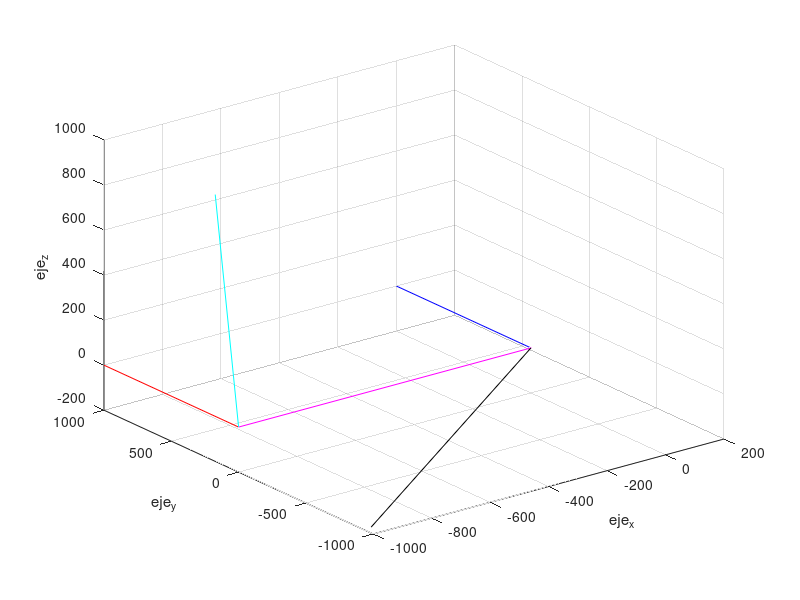
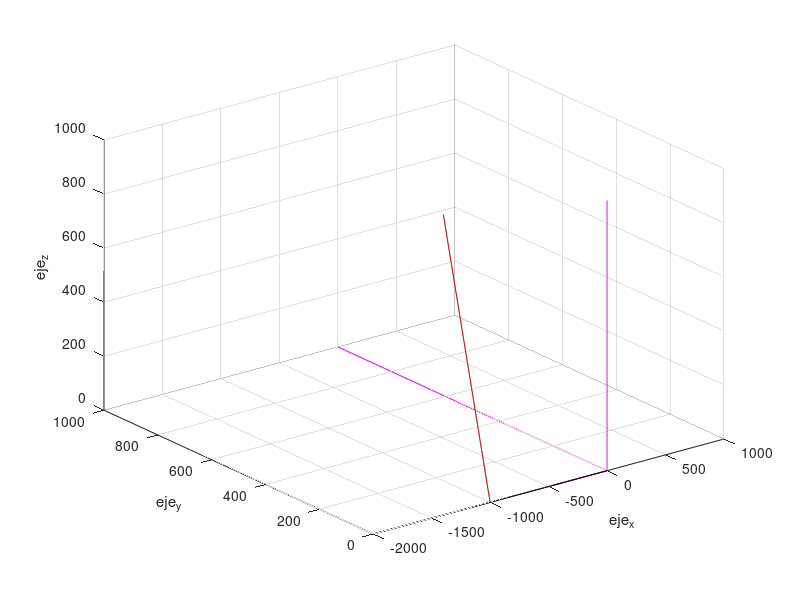

Write the MATLAB code that produced these figures, in order.

clear all;
clc;


theta=-360:0.01:360;
result=zeros(1,4);
result1=zeros(1,4);
result2=zeros(1,4);
y1=zeros(3,length(theta));
cont=1;
cont1=1;
cont2=1;
y1(1,:)=theta;

for i=1:1:length(theta)
y1(2,i)=round(1000*sind(y1(1,i)));
y1(3,i)=cosd(y1(1,i));
end

z12=0;
y12=0;
x12=0;

xi1=0;%rot en z psi 90, -90
xi2=0;%rot en x phi 180, 0
xi3=90;%rot en y theta 180, -90 


xi1a=90;%rot en z psi 180,-10
xi2a=0;%rot en x phi 180,0
xi3a=190;%rot en y theta 180,0

xi1b=0;%rot en z psi 10 , -90
xi2b=0;%rot en x phi 10 , -90
xi3b=0;%rot en y theta 90,-90


%--------Eje coordenado z sistema1-------------



rottz1=[cosd(xi1) -sind(xi1) 0 0;
       sind(xi1) cosd(xi1) 0 0;
       0 0 1 0;
       0 0 0 1];

%--------Eje coordenado x sistema1-------------


rottx1=[1 0 0 0;
       0 cosd(xi2) -sind(xi2) 0;
       0 sind(xi2) cosd(xi2) 0;
       0 0 0 1];
%--------Eje coordenado y sistema1-------------


   
rotty1=[cosd(xi3) 0 sind(xi3) 0;
       0 1 0 0;
       -sind(xi3) 0 cosd(xi3) 0;
       0 0 0 1];

%--------Eje coordenado z sistema2-------------


rottz2=[cosd(xi1a) -sind(xi1a) 0 0;
       sind(xi1a) cosd(xi1a) 0 0;
       0 0 1 0;
       0 0 0 1];


%--------Eje coordenado x sistema2-------------


rottx2=[1 0 0 0;
       0 cosd(xi2a) -sind(xi2a) 0;
       0 sind(xi2a) cosd(xi2a) 0;
       0 0 0 1];

%--------Eje coordenado y sistema2-------------


rotty2=[cosd(xi3a) 0 sind(xi3a) 0;
       0 1 0 0;
       -sind(xi3a) 0 cosd(xi3a) 0;
       0 0 0 1];

%--------Eje coordenado z sistema3-------------


rottz3=[cosd(xi1b) -sind(xi1b) 0 0;
       sind(xi1b) cosd(xi1b) 0 0;
       0 0 1 0;
       0 0 0 1];


%--------Eje coordenado x sistema3-------------


rottx3=[1 0 0 0;
       0 cosd(xi2b) -sind(xi2b) 0;
       0 sind(xi2b) cosd(xi2b) 0;
       0 0 0 1];

%--------Eje coordenado y sistema3-------------


rotty3=[cosd(xi3b) 0 sind(xi3b) 0;
       0 1 0 0;
       -sind(xi3b) 0 cosd(xi3b) 0;
       0 0 0 1];
      
      
   
%------------Matrices de rotacion segun tait bryan------------------

Mr1=rottz1*rotty1*rottx1;%gR1
Mr2=rottz2*rotty2*rottx2;%gR2
Mr3=rottz3*rotty3*rottx3;


pf1=Mr1*[1 0 0 0;0 1 0 0;0 0 1 -1000;0 0 0 1];
pf2=Mr2*[1 0 0 0;0 1 0 0;0 0 1 -1000;0 0 0 1];
pf3=Mr3*[1 0 0 0;0 1 0 0;0 0 1 -1000;0 0 0 1];

Vs=pf1(:,4);%coordenada brazo
Vsa=pf2(:,4);
Vsb=pf3(:,4);
Vsn=[Vs(1)+Vsa(1) Vs(2)+Vsa(2) Vs(3)+Vsa(3)]; %coordenada antebrazo
Vsnn=[Vsn(1)+Vsb(1) Vsn(2)+Vsb(2) Vsn(3)+Vsb(3)]; %coordenada mano

%rotacion del primer segmento por la rotacion en z del segundo segmento

pfz=rottz2*[1 0 0 1000;0 1 0 0;0 0 1 0;0 0 0 1]; % rotar el segundo segmento y desplazar en x
Vsz=pfz(:,4); %Coordenadas en x y z
pruebarotz=[Vs(1)+Vsz(1) Vs(2)+Vsz(2) Vs(3)+Vsz(3)]; % ubicar el vector del segundo segmento en el espacio relativo a al primer segmento

%rotacion del primer segmento por la rotacion en z y la rotacion en y del segundo segmento

pfy=rottz2*rotty2*[1 0 0 0;0 1 0 0;0 0 1 -1000;0 0 0 1]; % rotar el segundo segmento y desplazar en x
Vsy=pfy(:,4); %Coordenadas en x y z
pruebaroty=[Vs(1)+Vsy(1) Vs(2)+Vsy(2) Vs(3)+Vsy(3)]; % ubicar el vector del segundo segmento en el espacio relativo a al primer segmento

% plot3([0 1000],[0 0],[0 0],'m');
% hold on
% plot3([0 0],[0 1000],[0 0],'m');
% plot3([0 0],[0 0],[0 1000],'m');
% 
% plot3([0 Vs(1)],[0 Vs(2)],[0 Vs(3)],'m');
% 
% plot3([0 Vsn(1)],[0 Vsn(2)],[0 Vsn(3)],'black');
% 
% plot3([Vs(1) pruebaroty(1)],[Vs(2) pruebaroty(2)],[Vs(3) pruebaroty(3)],'r');
% 
% grid on
% axis on
% 
% xlabel('eje_x');
% ylabel('eje_y');
% zlabel('eje_z');

%plot3([0 pruebarotz(1)],[0 pruebarotz(2)],[0 pruebarotz(3)],'r');



%-------------Inversa del sistema coordenadas 1----------------

Inv_Mr1=inv(Mr1);

%-------------Inversa del sistema coordenadas 2----------------

Inv_Mr2=inv(Mr2);
%--------------Sistema de referencia 1 con respecto a 2----------------

Mr12=Inv_Mr1*Mr2;

%--------------Sistema de referencia 1 con respecto a 2----------------

Mr23=Inv_Mr2*Mr3;



y12=asind(-Mr12(3,1));
x12=asind(Mr12(3,2)/cosd(y12));
if isnan(x12)
    x12=0;
end
z12=asind(Mr12(2,1)/cosd(y12));
if isnan(z12)
    z12=0;
end
%--------------------------prueba busqueda de angulos------------

ki=0;
%--------Eje coordenado z sistema4-------------


rottz4=[cosd(z12) -sind(z12) 0 0;
       sind(z12) cosd(z12) 0 0;
       0 0 1 0;
       0 0 0 1];


%--------Eje coordenado x sistema4-------------


rottx4=[1 0 0 0;
       0 cosd(x12) -sind(x12) 0;
       0 sind(x12) cosd(x12) 0;
       0 0 0 1];

%--------Eje coordenado y sistema4-------------


rotty4=[cosd(y12) 0 sind(y12) 0;
       0 1 0 0;
       -sind(y12) 0 cosd(y12) 0;
       0 0 0 1];
op=Mr1*[1 0 0 0;0 1 0 0;0 0 1 -1;0 0 0 1]*rottz4*rotty4*rottx4*[1 0 0 0;0 1 0 0;0 0 1 -1;0 0 0 1];

VRR=op(:,4); 

if abs(Vsn(1)-VRR(1))<0.001 && abs(Vsn(2)-VRR(2))<0.001 && abs(Vsn(3)-VRR(3))<0.001
ki=1;

end

%------------------------------------------

if ki==0
f1=0;
j=1;
auxx=0;
auxy=0;
auxz=0;
cont=1;
%VALORES POSIBLES DE Y12
  
valy=round(-1000*Mr12(3,1));
if asind(-Mr12(3,1))<1 && asind(-Mr12(3,1))>-1
    valy=0;
end 
[a,b]=find(y1(2,:)==valy);
result=round(y1(1,b));
   
%     
% if(abs(y1(2,j)-(valy))<0.001) && round(y1(1,j))<=180 && round(y1(1,j))>=-180
% 
% result(1,cont)=round(y1(1,j));
% cont=cont+1;
% 
% end 

%SACAR VALORES REPETIDOS
k=1;

while k<=length(result)
[el,rep]=find(result==result(k));
rep(1)=[];
result(rep)=[];
k=k+1;
end

%-------SE ENCUENTRA EL VALOR DE Z12
%SE RECORRE CADA VALOR POSIBLE DE Y12
for i=1:1:length(result)

auxy=result(i);    
 
%VALORES POSIBLES DE Z12

valz=round(1000*Mr12(2,1)/cosd(auxy));
if asind(Mr12(2,1)/cosd(auxy))<1 && asind(Mr12(2,1)/cosd(auxy))>-1
    valz=0;
end 
[c,d]=find(y1(2,:)==valz);
result2=round(y1(1,d));


v=1;

while v<=length(result2)
[el2,rep2]=find(result2==result2(v));
rep2(1)=[];
result2(rep2)=[];
v=v+1;
end

for g=1:1:length(result2)
    
auxz=result2(g);
%auxz=-220;
%--------Eje coordenado z sistema4-------------


rottzl=[cosd(auxz) -sind(auxz) 0 0;
       sind(auxz) cosd(auxz) 0 0;
       0 0 1 0;
       0 0 0 1];
   
 vpa=pf1*rottzl*[1 0 0 1000;0 1 0 0;0 0 1 0;0 0 0 1];
 VRR=vpa(:,4); 
abs(pruebarotz(1)-VRR(1))<50
abs(pruebarotz(2)-VRR(2))<50 
abs(pruebarotz(3)-VRR(3))<50

if abs(pruebarotz(1)-VRR(1))<50 &&  abs(pruebarotz(2)-VRR(2))<50 && abs(pruebarotz(3)-VRR(3))<50
z12=auxz;
f1=1;
break;
end

end

if f1==1
break;    
end   



end
%-------------------------------
figure
plot3([0 1],[0 0],[0 0],'m');
hold on
plot3([0 0],[0 1],[0 0],'m');
plot3([0 0],[0 0],[0 1],'m');
plot3([0 Vs(1)],[0 Vs(2)],[0 Vs(3)],'m');
plot3([0 Vsz(1)],[0 Vsz(2)],[0 Vsz(3)],'b');
plot3([0 VRR(1)],[0 VRR(2)],[0 VRR(3)],'black');
plot3([Vs(1) Vsn(1)],[Vs(2) Vsn(2)],[Vs(3) Vsn(3)],'c');
plot3([Vs(1) pruebarotz(1)],[Vs(2) pruebarotz(2)],[Vs(3) pruebarotz(3)],'r');
grid on
axis on
xlabel('eje_x');
ylabel('eje_y');
zlabel('eje_z');

auxx=0;
auxy=0;
auxz=0;
%--------Eje coordenado z sistema4-------------

% z12=-45;
rottz4=[cosd(z12) -sind(z12) 0 0;
       sind(z12) cosd(z12) 0 0;
       0 0 1 0;
       0 0 0 1];

%------SE ENCUENTRA EL VALOR DE Y12
%SE RECORRE EL VECTOR DE POSIBLES VALORES DE Y12 PROBANDO HASTA ENCONTRAR
%EL VALOR INDICADO
for u=1:1:length(result)
    
 auxy=result(u);

%--------Eje coordenado y sistema3-------------


rottyl=[cosd(auxy) 0 sind(auxy) 0;
       0 1 0 0;
       -sind(auxy) 0 cosd(auxy) 0;
       0 0 0 1];
      
      
 vpb=Mr1*[1 0 0 0;0 1 0 0;0 0 1 -1000;0 0 0 1]*rottz4*rottyl*[1 0 0 0;0 1 0 0;0 0 1 -1000;0 0 0 1];
 VRR=vpb(:,4); 

 abs(pruebaroty(1)-VRR(1))<50
 abs(pruebaroty(2)-VRR(2))<50
 abs(pruebaroty(3)-VRR(3))<50
 
if abs(pruebaroty(1)-VRR(1))<50 && abs(pruebaroty(2)-VRR(2))<50 && abs(pruebaroty(3)-VRR(3))<50
y12=auxy;
%f1=1;
break;
end

end
 

figure
plot3([0 1000],[0 0],[0 0],'m');
hold on
plot3([0 0],[0 1000],[0 0],'m');
plot3([0 0],[0 0],[0 1000],'m');
plot3([0 Vs(1)],[0 Vs(2)],[0 Vs(3)],'m');
plot3([0 VRR(1)],[0 VRR(2)],[0 VRR(3)],'black');
plot3([Vs(1) Vsn(1)],[Vs(2) Vsn(2)],[Vs(3) Vsn(3)],'c');
plot3([Vs(1) pruebaroty(1)],[Vs(2) pruebaroty(2)],[Vs(3) pruebaroty(3)],'r');
grid on
axis on
xlabel('eje_x');
ylabel('eje_y');
zlabel('eje_z');


%--------Eje coordenado y sistema4-------------
% y12=-90;

rotty4=[cosd(y12) 0 sind(y12) 0;
       0 1 0 0;
       -sind(y12) 0 cosd(y12) 0;
       0 0 0 1];


%------SE ENCUENTRA EL VALOR DE X12
% POSIBLES VALORES DE X12
cont1=1;
for T=1:1:length(theta)

valx=(Mr12(3,2)/cosd(y12));    

if isnan(valx)
    valx=0;
end

if(abs(y1(2,T)-valx)<0.0001) && round(y1(1,T))<180 && round(y1(1,T))>-180
 result1(1,cont1)=round(y1(1,T));
 cont1=cont1+1;
 
end 

end

%SACAR VALORES REPETIDOS
f=1;

while f<=length(result1)
[el1,rep1]=find(result1==result1(f));
rep1(1)=[];
result1(rep1)=[];
f=f+1;
end


%SE RECORRE EL VECTOR DE POSIBLES VALORES DE X12 PROBANDO HASTA ENCONTRAR
%EL VALOR INDICADO
for B=1:1:length(result1)
    
 auxx=result1(B);
%  auxx=60;

%--------Eje coordenado x sistema4-------------


rottx4=[1 0 0 0;
       0 cosd(auxx) -sind(auxx) 0;
       0 sind(auxx) cosd(auxx) 0;
       0 0 0 1]; 
   
 vpc=Mr1*[1 0 0 0;0 1 0 0;0 0 1 -1;0 0 0 1]*rottz4*rotty4*rottx4*[1 0 0 0;0 1 0 0;0 0 1 -1;0 0 0 1];
 VRR=vpc(:,4); 

if abs(Vsn(1)-VRR(1))<0.001 && abs(Vsn(2)-VRR(2))<0.001 && abs(Vsn(3)-VRR(3))<0.001
x12=auxx;
%f1=1;
break;
end

end
end
%-------------------------------------------------------------------

% y23=asind(-Mr23(3,1));
% x23=asind(Mr23(3,2)/cosd(y23));
% if isnan(x23)
%     x23=0;
% end
% z23=asind(Mr23(2,1)/cosd(y23));
% if isnan(z23)
%     z23=0;
% end



% a=[ cosd(y12)*cosd(z12), cosd(z12)*sind(x12)*sind(y12) - cosd(x12)*sind(z12), sind(x12)*sind(z12) + cosd(x12)*cosd(z12)*sind(y12)];
% b=[ cosd(y12)*sind(z12), cosd(x12)*cosd(z12) + sind(x12)*sind(y12)*sind(z12), cosd(x12)*sind(y12)*sind(z12) - cosd(z12)*sind(x12)];
% c=[       -sind(y12),                        cosd(y12)*sind(x12),                        cosd(x12)*cosd(y12)];
%  
% if Vsa(1)>=0
% x12=+abs(x12);
% else
% x12=-abs(x12);
% end
% 
% if Vsa(2)>=0
% y12=+abs(y12);
% else
% y12=-abs(y12);
% end
% 
% if Vsa(3)>=0
% z12=+abs(z12);
% else
% z12=-abs(z12);
% end
% 
% 
% if Vsb(1)>=0
% x23=+abs(x23);
% else
% x23=-abs(x23);
% end
% 
% if Vsb(2)>=0
% y23=+abs(y23);
% else
% y23=-abs(y23);
% end
% 
% if Vsb(3)>=0
% z23=+abs(z23);
% else
% z23=-abs(z23);
% end
% 

%-----------------reconstruccion del modelo---------------

%--------Eje coordenado z sistema4-------------
% 
% 
% rottz4=[cosd(z12) -sind(z12) 0 0;
%        sind(z12) cosd(z12) 0 0;
%        0 0 1 0;
%        0 0 0 1];
% 
% 
% %--------Eje coordenado x sistema4-------------
% 
% 
% rottx4=[1 0 0 0;
%        0 cosd(x12) -sind(x12) 0;
%        0 sind(x12) cosd(x12) 0;
%        0 0 0 1];
% 
% %--------Eje coordenado y sistema4-------------
% 
% 
% rotty4=[cosd(y12) 0 sind(y12) 0;
%        0 1 0 0;
%        -sind(y12) 0 cosd(y12) 0;
%        0 0 0 1];

%--------Eje coordenado z sistema4-------------

% 
% rottz5=[cosd(z23) -sind(z23) 0 0;
%        sind(z23) cosd(z23) 0 0;
%        0 0 1 0;
%        0 0 0 1];
% 
% 
% %--------Eje coordenado x sistema4-------------
% 
% 
% rottx5=[1 0 0 0;
%        0 cosd(x23) -sind(x23) 0;
%        0 sind(x23) cosd(x23) 0;
%        0 0 0 1];
% 
% %--------Eje coordenado y sistema4-------------
% 
% 
% rotty5=[cosd(y23) 0 sind(y23) 0;
%        0 1 0 0;
%        -sind(y23) 0 cosd(y23) 0;
%        0 0 0 1];
% 
%    
   
%MRR=Mr1*[1 0 0 0;0 1 0 0;0 0 1 -1;0 0 0 1]*rottz4*rotty4*rottx4*[1 0 0 0;0 1 0 0;0 0 1 -1;0 0 0 1];%*rottz5*rotty5*rottx5*[1 0 0 0;0 1 0 0;0 0 1 -1;0 0 0 1];

%VRR=MRR(:,4);

pp=acosd(dot(Vs,Vsa)/(norm(Vs)*norm(Vsa)));

% figure
% plot3([0 Vs(1)],[0 Vs(2)],[0 Vs(3)],'r');
% hold on
% plot3([0 1],[0 0],[0 0],'m');
% plot3([0 0],[0 1],[0 0],'m');
% plot3([0 0],[0 0],[0 1],'m');
% %plot3([0 Vsa(1)],[0 Vsa(2)],[0 Vsa(3)],'B');
% %plot3([0 Vsb(1)],[0 Vsb(2)],[0 Vsb(3)],'g');
% plot3([0 VRR(1)],[0 VRR(2)],[0 VRR(3)],'black');
% plot3([Vs(1) Vsn(1)],[Vs(2) Vsn(2)],[Vs(3) Vsn(3)],'c');
%plot3([Vsn(1) Vsnn(1)],[Vsn(2) Vsnn(2)],[Vsn(3) Vsnn(3)],'y');

% for n=1:1:length(X12)
%    
% 
% rottzi=[cosd(Z12(1,n)) -sind(Z12(1,n)) 0 0;
%        sind(Z12(1,n)) cosd(Z12(1,n)) 0 0;
%        0 0 1 0;
%        0 0 0 1];
% 
% rottxi=[1 0 0 0;
%        0 cosd(X12(1,n)) -sind(X12(1,n)) 0;
%        0 sind(X12(1,n)) cosd(X12(1,n)) 0;
%        0 0 0 1];
% 
% rottyi=[cosd(Y12(1,n)) 0 sind(Y12(1,n)) 0;
%        0 1 0 0;
%        -sind(Y12(1,n)) 0 cosd(Y12(1,n)) 0;
%        0 0 0 1];
%     
% MRRI=Mr1*[1 0 0 0;0 1 0 0;0 0 1 -1;0 0 0 1]*rottzi*rottyi*rottxi*[1 0 0 0;0 1 0 0;0 0 1 -1;0 0 0 1];%*rottz5*rotty5*rottx5*[1 0 0 0;0 1 0 0;0 0 1 -1;0 0 0 1];
% VRRI=MRRI(:,4);    
% plot3([0 VRRI(1)],[0 VRRI(2)],[0 VRRI(3)],'black');
% 
% end

grid on
axis on

xlabel('eje_x');
ylabel('eje_y');
zlabel('eje_z');


